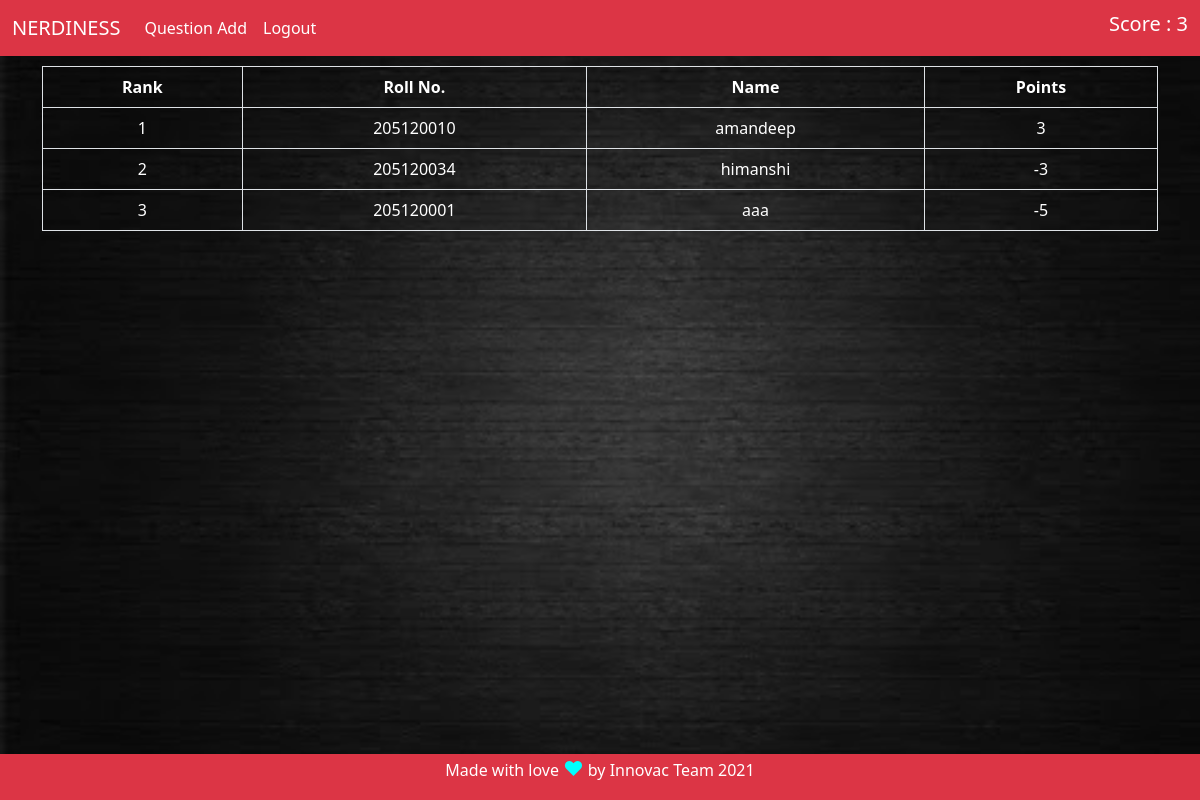
The page /leaderboard (signed in) on the database its author committed.
### quiz/models.py (models this page shows, shortened)
class User(db.Model, UserMixin):
    id = db.Column(db.Integer, primary_key = True)
    roll = db.Column(db.String(64), unique=True, index=True)
    username = db.Column(db.String(64), unique=True, index=True)
    password_hash = db.Column(db.String(128))
    q_level = db.Column(db.Integer, default=0)
    points = db.Column(db.Integer, default=0)

### quiz/views.py (the view)
@app.route('/leaderboard')
def leaderboard():
    users=User.query.order_by(User.points.desc()).all()
    return render_template('leaderboard.html',users=users)

### quiz/models.py (called while the page is built)
@login_manager.user_loader
def load_user(user_id):
    return User.query.get(user_id)

### quiz/templates/leaderboard.html
{% extends "base.html" %}
{% block content %}
<div class="container">
  <div class="table-responsive">
    <table class="table text-white text-center table-bordered">
      <thead>
       <tr>
         <th>Rank</th>
         <th>Roll No.</th>
         <th>Name</th>
         <th>Points</th>
       </tr>
     </thead>
    <tbody>
      <tr>
        {% set rank=namespace(value=1) %}
        {% for user in users %}
        <td>{{rank.value}}</td>
        <td>{{user.roll}}</td>
        <td>{{user.username}}</td>
        <td>{{user.points}}</td>
      </tr>
      {% set rank.value=rank.value+1 %}
      {% endfor %}
      </tbody>
    </table>
  </div>
</div>
{% endblock %}

### quiz/templates/base.html (shortened to what this page needs)
<!DOCTYPE html>
<html lang="en" dir="ltr">
  <head>
    <link href="https://cdn.jsdelivr.net/npm/bootstrap@5.0.0-beta3/dist/css/bootstrap.min.css" rel="stylesheet">
    <link rel="stylesheet" href="{{ url_for('static', filename='style.css') }}">
  </head>
  <body background="{{ url_for('static', filename='dark-bg.jpg') }}">
    <nav class="navbar navbar-expand-lg navbar-dark bg-danger">
      <div class="container-fluid">
        <a class="navbar-brand" href="{{ url_for('index') }}">NERDINESS</a>
        <div class="collapse navbar-collapse" id="navbarSupportedContent">
          <ul class="navbar-nav me-auto mb-2 mb-lg-0">
            {% if current_user.is_authenticated %}
            <li class="nav-item">
              <a class="nav-link active" aria-current="page" href="{{ url_for('quesupload') }}">Question Add</a>
            </li>
            <li class="nav-item">
              <a class="nav-link active" aria-current="page" href="{{ url_for('logout') }}">Logout</a>
            </li>
            {% endif %}
          </ul>
          {% if current_user.is_authenticated %}
            <h5 class="text-white">Score : {{current_user.points}}</h5>
          {% endif %}
        </div>
      </div>
    </nav>
    <div class="content text-white">
      {% block content %}
     {% endblock %}
    </div>
    <footer class="footer text-center bg-danger text-white">
        <span>Made with love <span style="font-size:125%;color:cyan;">&hearts;</span> by Innovac Team 2021</p></span>
    </footer>
  </body>
</html>

### quiz/static/style.css (style rules this page uses)
html, body { height: 100%; -webkit-background-size: cover; -moz-background-size: cover; -o-background-size: cover; background-size: cover; background-attachment: fixed; }
body { display: flex; flex-direction: column; }
.content { flex: 1 0 auto; padding: 10px; }
.footer { flex-shrink: 0; padding: 0px; }

### rows shown on the page
User: points "3", value "1", roll "205120010", username "amandeep"
User: value "2", roll "205120034", username "himanshi", points "-3"
User: value "3", roll "205120001", username "aaa", points "-5"
